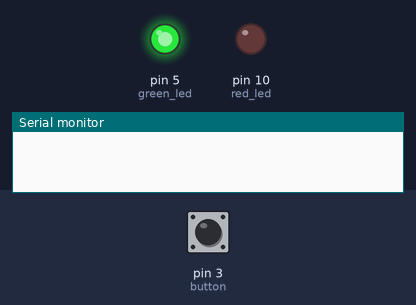
The sketch below on a simulated Arduino Uno, built with avr-gcc and run on an emulated ATmega328P. Parts: output pins drawn as LEDs (lit = HIGH), the last lines printed to the serial monitor. Dashed ring = blinking. The inputs (shaded band) are chosen by the test bench; at power-on: pin 3 (button) LOW. Random numbers use the default seed unless the sketch sets one.

Above: at 1.2 s.
1.3 s: pin 3 (button) pulled HIGH for 0.15 s
At 3.3 s:
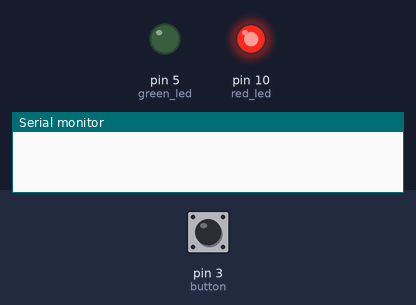
4.1 s: pin 3 (button) pulled HIGH for 1 s
At 4.5 s:
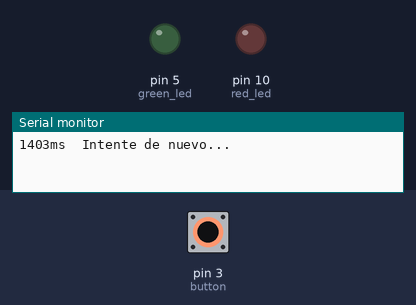
6.6 s: pin 3 (button) pulled HIGH for 3.2 s
At 11.1 s:
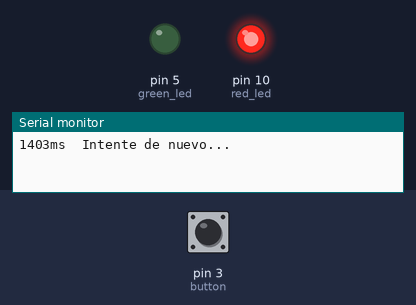
11.9 s: pin 3 (button) pulsed HIGH 5 times (0.12 s each, 0.3 s apart)
At 12.85 s:
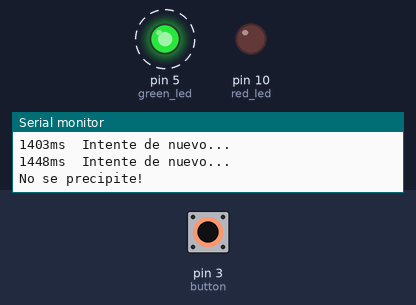
Timing chart, 0 to 14.9 s (numbered marks = the images above; inputs shaded):
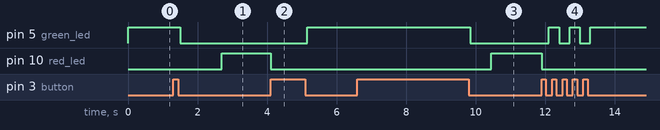

The sketch:

p1.ino
```cpp
#define debounce_ms 50

const int red_led = 10;
const int green_led = 5;
const int button = 3;


const int time_range_ms[] = {400, 1200};

int contador;
unsigned long time;

void setup(){
  // PinMode Set
  pinMode(red_led, OUTPUT);
  pinMode(green_led, OUTPUT);
  pinMode(button, INPUT);

  // Enable serial interface
  Serial.begin(115200);
}

int debounce_digitalRead(int pin){
  int prev = digitalRead(pin);

  //delay(debounce_ms + random(-10,10));
  delay(debounce_ms);

  return (prev == digitalRead(pin)) ? prev : debounce_digitalRead(pin);
}

void ledWrite(int _green_led_value, int _red_led_value){
  digitalWrite(green_led, _green_led_value);
  digitalWrite(red_led, _red_led_value);
}

bool countdown(int contador){
  while(--contador){
    if(digitalRead(button) == HIGH){
      return false;
    }
    // Esperamos un ms
    delay(1);
  }
  return true;
}

void loop(){

  // Ready
  ledWrite(HIGH, LOW);

  // Wait for ONE input (no debouncing affects here)
  while (digitalRead(button) == LOW){
    // ¯\_(ツ)_/¯
  }

  // Wait until button release
  while (debounce_digitalRead(button) == HIGH){
    // ¯\_(ツ)_/¯
  }


  // Steady
  ledWrite(LOW, LOW);


  // Wait random period of time. OJO min inclusive, max exclusive (+1)
  contador = random(time_range_ms[0], time_range_ms[1]+1);

  if(countdown(contador)){
    // Fire
    ledWrite(LOW, HIGH);

    // Get current time
    time = millis();
    while (digitalRead(button) == LOW){
      // ¯\_(ツ)_/¯
    }
    // Get time difference
    time = millis() - time;

    // Apagamos led rojo
    ledWrite(LOW, LOW);

    // Print time
    Serial.print(time);
    Serial.print("ms\t");

    // Print tier message
    if(time < 100){
      Serial.println("Enhorabuena! Excelentes reflejos!");
    } else if(time > 200){
      Serial.println("Intente de nuevo...");
    } else {
      Serial.println("Bien! Buenos reflejos!");
    }

  } else {
    Serial.println("No se precipite!");
  }

  // Wait for button release
  while (debounce_digitalRead(button) == HIGH){
    // ¯\_(ツ)_/¯ Roi was here
  }

}
```

Measured:
- after the input at 1.3 s, pin 5 (green_led): HIGH → LOW after 0.20 s; pin 10 (red_led): LOW → HIGH after 1.4 s
- after the input at 4.1 s, pin 5 (green_led): LOW → HIGH after 1.1 s; pin 10 (red_led): HIGH → LOW at once
- after the input at 6.6 s, pin 5 (green_led): HIGH → LOW after 3.3 s; pin 10 (red_led): LOW → HIGH after 3.9 s
- after the input at 11.9 s, pin 5 (green_led): alternates HIGH for 0.30 s and LOW for 0.30 s, 5 changes in all, then stays HIGH, starting after 0.20 s; pin 10 (red_led): HIGH → LOW at once
